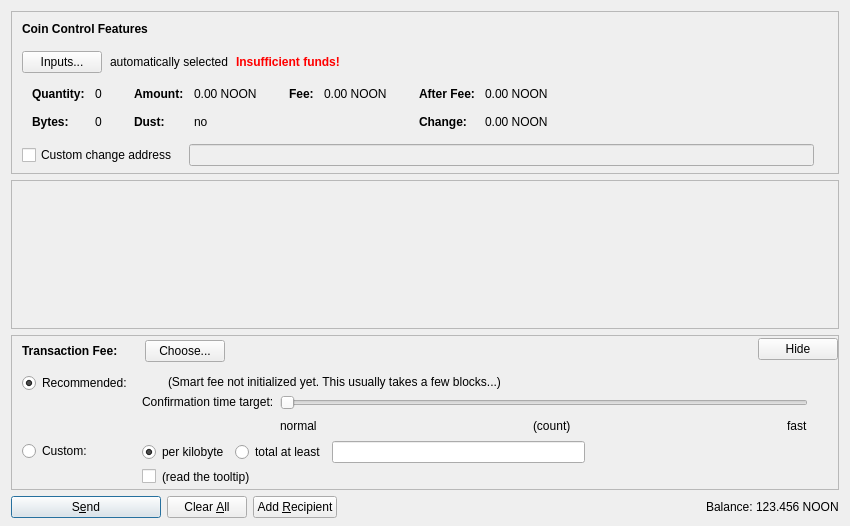
<?xml version="1.0" encoding="UTF-8"?>
<ui version="4.0">
 <class>SendCoinsDialog</class>
 <widget class="QDialog" name="SendCoinsDialog">
  <property name="geometry">
   <rect>
    <x>0</x>
    <y>0</y>
    <width>850</width>
    <height>526</height>
   </rect>
  </property>
  <property name="windowTitle">
   <string>Send Coins</string>
  </property>
  <layout class="QVBoxLayout" name="verticalLayout" stretch="0,1,0,0">
   <property name="bottomMargin">
    <number>8</number>
   </property>
   <item>
    <widget class="QFrame" name="frameCoinControl">
     <property name="sizePolicy">
      <sizepolicy hsizetype="Expanding" vsizetype="Expanding">
       <horstretch>0</horstretch>
       <verstretch>0</verstretch>
      </sizepolicy>
     </property>
     <property name="maximumSize">
      <size>
       <width>16777215</width>
       <height>16777215</height>
      </size>
     </property>
     <property name="frameShape">
      <enum>QFrame::StyledPanel</enum>
     </property>
     <property name="frameShadow">
      <enum>QFrame::Sunken</enum>
     </property>
     <layout class="QVBoxLayout" name="verticalLayoutCoinControl2">
      <property name="spacing">
       <number>0</number>
      </property>
      <property name="leftMargin">
       <number>0</number>
      </property>
      <property name="topMargin">
       <number>0</number>
      </property>
      <property name="rightMargin">
       <number>0</number>
      </property>
      <property name="bottomMargin">
       <number>6</number>
      </property>
      <item>
       <layout class="QVBoxLayout" name="verticalLayoutCoinControl" stretch="0,0,0,0,1">
        <property name="spacing">
         <number>0</number>
        </property>
        <property name="leftMargin">
         <number>10</number>
        </property>
        <property name="topMargin">
         <number>10</number>
        </property>
        <item>
         <layout class="QHBoxLayout" name="horizontalLayoutCoinControl1">
          <property name="bottomMargin">
           <number>15</number>
          </property>
          <item>
           <widget class="QLabel" name="labelCoinControlFeatures">
            <property name="sizePolicy">
             <sizepolicy hsizetype="Preferred" vsizetype="Maximum">
              <horstretch>0</horstretch>
              <verstretch>0</verstretch>
             </sizepolicy>
            </property>
            <property name="font">
             <font>
              <weight>75</weight>
              <bold>true</bold>
             </font>
            </property>
            <property name="styleSheet">
             <string notr="true">font-weight:bold;</string>
            </property>
            <property name="text">
             <string>Coin Control Features</string>
            </property>
           </widget>
          </item>
         </layout>
        </item>
        <item>
         <layout class="QHBoxLayout" name="horizontalLayoutCoinControl2" stretch="0,0,0,0">
          <property name="spacing">
           <number>8</number>
          </property>
          <property name="bottomMargin">
           <number>10</number>
          </property>
          <item>
           <widget class="QPushButton" name="pushButtonCoinControl">
            <property name="styleSheet">
             <string notr="true"/>
            </property>
            <property name="text">
             <string>Inputs...</string>
            </property>
            <property name="autoDefault">
             <bool>false</bool>
            </property>
           </widget>
          </item>
          <item>
           <widget class="QLabel" name="labelCoinControlAutomaticallySelected">
            <property name="text">
             <string>automatically selected</string>
            </property>
            <property name="margin">
             <number>5</number>
            </property>
           </widget>
          </item>
          <item>
           <widget class="QLabel" name="labelCoinControlInsuffFunds">
            <property name="font">
             <font>
              <weight>75</weight>
              <bold>true</bold>
             </font>
            </property>
            <property name="styleSheet">
             <string notr="true">color:red;font-weight:bold;</string>
            </property>
            <property name="text">
             <string>Insufficient funds!</string>
            </property>
            <property name="margin">
             <number>5</number>
            </property>
           </widget>
          </item>
          <item>
           <spacer name="horizontalSpacerCoinControl">
            <property name="orientation">
             <enum>Qt::Horizontal</enum>
            </property>
            <property name="sizeHint" stdset="0">
             <size>
              <width>40</width>
              <height>1</height>
             </size>
            </property>
           </spacer>
          </item>
         </layout>
        </item>
        <item>
         <widget class="QWidget" name="widgetCoinControl" native="true">
          <property name="sizePolicy">
           <sizepolicy hsizetype="Preferred" vsizetype="Preferred">
            <horstretch>0</horstretch>
            <verstretch>0</verstretch>
           </sizepolicy>
          </property>
          <property name="minimumSize">
           <size>
            <width>0</width>
            <height>0</height>
           </size>
          </property>
          <property name="styleSheet">
           <string notr="true"/>
          </property>
          <layout class="QHBoxLayout" name="horizontalLayoutCoinControl5">
           <property name="leftMargin">
            <number>0</number>
           </property>
           <property name="topMargin">
            <number>0</number>
           </property>
           <property name="rightMargin">
            <number>0</number>
           </property>
           <property name="bottomMargin">
            <number>0</number>
           </property>
           <item>
            <layout class="QHBoxLayout" name="horizontalLayoutCoinControl3" stretch="0,0,0,1">
             <property name="spacing">
              <number>20</number>
             </property>
             <property name="topMargin">
              <number>0</number>
             </property>
             <property name="bottomMargin">
              <number>10</number>
             </property>
             <item>
              <layout class="QFormLayout" name="formLayoutCoinControl1">
               <property name="horizontalSpacing">
                <number>10</number>
               </property>
               <property name="verticalSpacing">
                <number>14</number>
               </property>
               <property name="leftMargin">
                <number>10</number>
               </property>
               <property name="topMargin">
                <number>4</number>
               </property>
               <property name="rightMargin">
                <number>6</number>
               </property>
               <item row="0" column="0">
                <widget class="QLabel" name="labelCoinControlQuantityText">
                 <property name="font">
                  <font>
                   <weight>75</weight>
                   <bold>true</bold>
                  </font>
                 </property>
                 <property name="text">
                  <string>Quantity:</string>
                 </property>
                 <property name="margin">
                  <number>0</number>
                 </property>
                </widget>
               </item>
               <item row="0" column="1">
                <widget class="QLabel" name="labelCoinControlQuantity">
                 <property name="cursor">
                  <cursorShape>IBeamCursor</cursorShape>
                 </property>
                 <property name="contextMenuPolicy">
                  <enum>Qt::ActionsContextMenu</enum>
                 </property>
                 <property name="text">
                  <string notr="true">0</string>
                 </property>
                 <property name="margin">
                  <number>0</number>
                 </property>
                 <property name="textInteractionFlags">
                  <set>Qt::LinksAccessibleByMouse|Qt::TextSelectableByKeyboard|Qt::TextSelectableByMouse</set>
                 </property>
                </widget>
               </item>
               <item row="1" column="0">
                <widget class="QLabel" name="labelCoinControlBytesText">
                 <property name="font">
                  <font>
                   <weight>75</weight>
                   <bold>true</bold>
                  </font>
                 </property>
                 <property name="text">
                  <string>Bytes:</string>
                 </property>
                </widget>
               </item>
               <item row="1" column="1">
                <widget class="QLabel" name="labelCoinControlBytes">
                 <property name="cursor">
                  <cursorShape>IBeamCursor</cursorShape>
                 </property>
                 <property name="contextMenuPolicy">
                  <enum>Qt::ActionsContextMenu</enum>
                 </property>
                 <property name="text">
                  <string notr="true">0</string>
                 </property>
                 <property name="textInteractionFlags">
                  <set>Qt::LinksAccessibleByMouse|Qt::TextSelectableByKeyboard|Qt::TextSelectableByMouse</set>
                 </property>
                </widget>
               </item>
              </layout>
             </item>
             <item>
              <layout class="QFormLayout" name="formLayoutCoinControl2">
               <property name="horizontalSpacing">
                <number>10</number>
               </property>
               <property name="verticalSpacing">
                <number>14</number>
               </property>
               <property name="leftMargin">
                <number>6</number>
               </property>
               <property name="topMargin">
                <number>4</number>
               </property>
               <property name="rightMargin">
                <number>6</number>
               </property>
               <item row="0" column="0">
                <widget class="QLabel" name="labelCoinControlAmountText">
                 <property name="font">
                  <font>
                   <weight>75</weight>
                   <bold>true</bold>
                  </font>
                 </property>
                 <property name="text">
                  <string>Amount:</string>
                 </property>
                 <property name="margin">
                  <number>0</number>
                 </property>
                </widget>
               </item>
               <item row="0" column="1">
                <widget class="QLabel" name="labelCoinControlAmount">
                 <property name="cursor">
                  <cursorShape>IBeamCursor</cursorShape>
                 </property>
                 <property name="contextMenuPolicy">
                  <enum>Qt::ActionsContextMenu</enum>
                 </property>
                 <property name="text">
                  <string notr="true">0.00 NOON</string>
                 </property>
                 <property name="textInteractionFlags">
                  <set>Qt::LinksAccessibleByMouse|Qt::TextSelectableByKeyboard|Qt::TextSelectableByMouse</set>
                 </property>
                </widget>
               </item>
               <item row="1" column="0">
                <widget class="QLabel" name="labelCoinControlLowOutputText">
                 <property name="font">
                  <font>
                   <weight>75</weight>
                   <bold>true</bold>
                  </font>
                 </property>
                 <property name="text">
                  <string>Dust:</string>
                 </property>
                </widget>
               </item>
               <item row="1" column="1">
                <widget class="QLabel" name="labelCoinControlLowOutput">
                 <property name="cursor">
                  <cursorShape>IBeamCursor</cursorShape>
                 </property>
                 <property name="contextMenuPolicy">
                  <enum>Qt::ActionsContextMenu</enum>
                 </property>
                 <property name="text">
                  <string notr="true">no</string>
                 </property>
                 <property name="textInteractionFlags">
                  <set>Qt::LinksAccessibleByMouse|Qt::TextSelectableByKeyboard|Qt::TextSelectableByMouse</set>
                 </property>
                </widget>
               </item>
              </layout>
             </item>
             <item>
              <layout class="QFormLayout" name="formLayoutCoinControl3">
               <property name="horizontalSpacing">
                <number>10</number>
               </property>
               <property name="verticalSpacing">
                <number>14</number>
               </property>
               <property name="leftMargin">
                <number>6</number>
               </property>
               <property name="topMargin">
                <number>4</number>
               </property>
               <property name="rightMargin">
                <number>6</number>
               </property>
               <item row="0" column="0">
                <widget class="QLabel" name="labelCoinControlFeeText">
                 <property name="font">
                  <font>
                   <weight>75</weight>
                   <bold>true</bold>
                  </font>
                 </property>
                 <property name="text">
                  <string>Fee:</string>
                 </property>
                 <property name="margin">
                  <number>0</number>
                 </property>
                </widget>
               </item>
               <item row="0" column="1">
                <widget class="QLabel" name="labelCoinControlFee">
                 <property name="cursor">
                  <cursorShape>IBeamCursor</cursorShape>
                 </property>
                 <property name="contextMenuPolicy">
                  <enum>Qt::ActionsContextMenu</enum>
                 </property>
                 <property name="text">
                  <string notr="true">0.00 NOON</string>
                 </property>
                 <property name="textInteractionFlags">
                  <set>Qt::LinksAccessibleByMouse|Qt::TextSelectableByKeyboard|Qt::TextSelectableByMouse</set>
                 </property>
                </widget>
               </item>
              </layout>
             </item>
             <item>
              <layout class="QFormLayout" name="formLayoutCoinControl4">
               <property name="horizontalSpacing">
                <number>10</number>
               </property>
               <property name="verticalSpacing">
                <number>14</number>
               </property>
               <property name="leftMargin">
                <number>6</number>
               </property>
               <property name="topMargin">
                <number>4</number>
               </property>
               <property name="rightMargin">
                <number>6</number>
               </property>
               <item row="0" column="0">
                <widget class="QLabel" name="labelCoinControlAfterFeeText">
                 <property name="font">
                  <font>
                   <weight>75</weight>
                   <bold>true</bold>
                  </font>
                 </property>
                 <property name="text">
                  <string>After Fee:</string>
                 </property>
                 <property name="margin">
                  <number>0</number>
                 </property>
                </widget>
               </item>
               <item row="0" column="1">
                <widget class="QLabel" name="labelCoinControlAfterFee">
                 <property name="cursor">
                  <cursorShape>IBeamCursor</cursorShape>
                 </property>
                 <property name="contextMenuPolicy">
                  <enum>Qt::ActionsContextMenu</enum>
                 </property>
                 <property name="text">
                  <string notr="true">0.00 NOON</string>
                 </property>
                 <property name="textInteractionFlags">
                  <set>Qt::LinksAccessibleByMouse|Qt::TextSelectableByKeyboard|Qt::TextSelectableByMouse</set>
                 </property>
                </widget>
               </item>
               <item row="1" column="0">
                <widget class="QLabel" name="labelCoinControlChangeText">
                 <property name="font">
                  <font>
                   <weight>75</weight>
                   <bold>true</bold>
                  </font>
                 </property>
                 <property name="text">
                  <string>Change:</string>
                 </property>
                </widget>
               </item>
               <item row="1" column="1">
                <widget class="QLabel" name="labelCoinControlChange">
                 <property name="cursor">
                  <cursorShape>IBeamCursor</cursorShape>
                 </property>
                 <property name="contextMenuPolicy">
                  <enum>Qt::ActionsContextMenu</enum>
                 </property>
                 <property name="text">
                  <string notr="true">0.00 NOON</string>
                 </property>
                 <property name="textInteractionFlags">
                  <set>Qt::LinksAccessibleByMouse|Qt::TextSelectableByKeyboard|Qt::TextSelectableByMouse</set>
                 </property>
                </widget>
               </item>
              </layout>
             </item>
            </layout>
           </item>
          </layout>
         </widget>
        </item>
        <item>
         <layout class="QHBoxLayout" name="horizontalLayoutCoinControl4" stretch="0,0,0">
          <property name="spacing">
           <number>12</number>
          </property>
          <property name="sizeConstraint">
           <enum>QLayout::SetDefaultConstraint</enum>
          </property>
          <property name="topMargin">
           <number>5</number>
          </property>
          <property name="rightMargin">
           <number>5</number>
          </property>
          <item>
           <widget class="QCheckBox" name="checkBoxCoinControlChange">
            <property name="toolTip">
             <string>If this is activated, but the change address is empty or invalid, change will be sent to a newly generated address.</string>
            </property>
            <property name="text">
             <string>Custom change address</string>
            </property>
           </widget>
          </item>
          <item>
           <widget class="QValidatedLineEdit" name="lineEditCoinControlChange">
            <property name="enabled">
             <bool>false</bool>
            </property>
            <property name="sizePolicy">
             <sizepolicy hsizetype="Expanding" vsizetype="Fixed">
              <horstretch>0</horstretch>
              <verstretch>0</verstretch>
             </sizepolicy>
            </property>
           </widget>
          </item>
          <item>
           <widget class="QLabel" name="labelCoinControlChangeLabel">
            <property name="sizePolicy">
             <sizepolicy hsizetype="Preferred" vsizetype="Expanding">
              <horstretch>0</horstretch>
              <verstretch>0</verstretch>
             </sizepolicy>
            </property>
            <property name="minimumSize">
             <size>
              <width>0</width>
              <height>0</height>
             </size>
            </property>
            <property name="text">
             <string/>
            </property>
            <property name="margin">
             <number>3</number>
            </property>
           </widget>
          </item>
         </layout>
        </item>
        <item>
         <spacer name="verticalSpacerCoinControl">
          <property name="orientation">
           <enum>Qt::Vertical</enum>
          </property>
          <property name="sizeHint" stdset="0">
           <size>
            <width>800</width>
            <height>1</height>
           </size>
          </property>
         </spacer>
        </item>
       </layout>
      </item>
     </layout>
    </widget>
   </item>
   <item>
    <widget class="QScrollArea" name="scrollArea">
     <property name="widgetResizable">
      <bool>true</bool>
     </property>
     <widget class="QWidget" name="scrollAreaWidgetContents">
      <property name="geometry">
       <rect>
        <x>0</x>
        <y>0</y>
        <width>830</width>
        <height>104</height>
       </rect>
      </property>
      <layout class="QVBoxLayout" name="verticalLayout_2" stretch="0,1">
       <property name="leftMargin">
        <number>0</number>
       </property>
       <property name="topMargin">
        <number>0</number>
       </property>
       <property name="rightMargin">
        <number>0</number>
       </property>
       <property name="bottomMargin">
        <number>0</number>
       </property>
       <item>
        <layout class="QVBoxLayout" name="entries">
         <property name="spacing">
          <number>6</number>
         </property>
        </layout>
       </item>
       <item>
        <spacer name="verticalSpacer">
         <property name="orientation">
          <enum>Qt::Vertical</enum>
         </property>
         <property name="sizeHint" stdset="0">
          <size>
           <width>20</width>
           <height>40</height>
          </size>
         </property>
        </spacer>
       </item>
      </layout>
     </widget>
    </widget>
   </item>
   <item>
    <widget class="QFrame" name="frameFee">
     <property name="sizePolicy">
      <sizepolicy hsizetype="Expanding" vsizetype="Expanding">
       <horstretch>0</horstretch>
       <verstretch>0</verstretch>
      </sizepolicy>
     </property>
     <property name="maximumSize">
      <size>
       <width>16777215</width>
       <height>16777215</height>
      </size>
     </property>
     <property name="frameShape">
      <enum>QFrame::StyledPanel</enum>
     </property>
     <property name="frameShadow">
      <enum>QFrame::Sunken</enum>
     </property>
     <layout class="QVBoxLayout" name="verticalLayoutFee1">
      <property name="spacing">
       <number>0</number>
      </property>
      <property name="leftMargin">
       <number>0</number>
      </property>
      <property name="topMargin">
       <number>0</number>
      </property>
      <property name="rightMargin">
       <number>0</number>
      </property>
      <property name="bottomMargin">
       <number>0</number>
      </property>
      <item>
       <layout class="QVBoxLayout" name="verticalLayoutFee2" stretch="0,0,0">
        <property name="spacing">
         <number>0</number>
        </property>
        <property name="leftMargin">
         <number>10</number>
        </property>
        <property name="topMargin">
         <number>0</number>
        </property>
        <item>
         <layout class="QHBoxLayout" name="horizontalLayoutFee1">
          <property name="bottomMargin">
           <number>0</number>
          </property>
          <item>
           <layout class="QVBoxLayout" name="verticalLayoutFee7">
            <property name="spacing">
             <number>0</number>
            </property>
            <item>
             <spacer name="verticalSpacerSmartFee">
              <property name="orientation">
               <enum>Qt::Vertical</enum>
              </property>
              <property name="sizeType">
               <enum>QSizePolicy::Fixed</enum>
              </property>
              <property name="sizeHint" stdset="0">
               <size>
                <width>1</width>
                <height>4</height>
               </size>
              </property>
             </spacer>
            </item>
            <item>
             <layout class="QHBoxLayout" name="horizontalLayoutSmartFee">
              <property name="spacing">
               <number>10</number>
              </property>
              <item>
               <widget class="QLabel" name="labelFeeHeadline">
                <property name="sizePolicy">
                 <sizepolicy hsizetype="Preferred" vsizetype="Maximum">
                  <horstretch>0</horstretch>
                  <verstretch>0</verstretch>
                 </sizepolicy>
                </property>
                <property name="font">
                 <font>
                  <weight>75</weight>
                  <bold>true</bold>
                 </font>
                </property>
                <property name="styleSheet">
                 <string notr="true">font-weight:bold;</string>
                </property>
                <property name="text">
                 <string>Transaction Fee:</string>
                </property>
               </widget>
              </item>
              <item>
               <widget class="QLabel" name="labelFeeMinimized">
                <property name="text">
                 <string/>
                </property>
               </widget>
              </item>
              <item>
               <widget class="QPushButton" name="buttonChooseFee">
                <property name="text">
                 <string>Choose...</string>
                </property>
               </widget>
              </item>
             </layout>
            </item>
            <item>
             <spacer name="verticalSpacer_5">
              <property name="orientation">
               <enum>Qt::Vertical</enum>
              </property>
              <property name="sizeHint" stdset="0">
               <size>
                <width>1</width>
                <height>1</height>
               </size>
              </property>
             </spacer>
            </item>
           </layout>
          </item>
          <item>
           <spacer name="horizontalSpacer_4">
            <property name="orientation">
             <enum>Qt::Horizontal</enum>
            </property>
            <property name="sizeHint" stdset="0">
             <size>
              <width>40</width>
              <height>20</height>
             </size>
            </property>
           </spacer>
          </item>
          <item>
           <widget class="QPushButton" name="buttonMinimizeFee">
            <property name="toolTip">
             <string>collapse fee-settings</string>
            </property>
            <property name="text">
             <string>Hide</string>
            </property>
           </widget>
          </item>
         </layout>
        </item>
        <item>
         <widget class="QFrame" name="frameFeeSelection">
          <layout class="QVBoxLayout" name="verticalLayoutFee12">
           <property name="spacing">
            <number>0</number>
           </property>
           <property name="leftMargin">
            <number>0</number>
           </property>
           <property name="topMargin">
            <number>0</number>
           </property>
           <property name="rightMargin">
            <number>0</number>
           </property>
           <property name="bottomMargin">
            <number>0</number>
           </property>
           <item>
            <layout class="QGridLayout" name="gridLayoutFee">
             <property name="topMargin">
              <number>10</number>
             </property>
             <property name="bottomMargin">
              <number>4</number>
             </property>
             <property name="horizontalSpacing">
              <number>10</number>
             </property>
             <property name="verticalSpacing">
              <number>4</number>
             </property>
             <item row="1" column="1">
              <layout class="QVBoxLayout" name="verticalLayoutFee8">
               <property name="spacing">
                <number>6</number>
               </property>
               <item>
                <layout class="QHBoxLayout" name="horizontalLayoutFee13">
                 <item>
                  <widget class="QRadioButton" name="radioCustomPerKilobyte">
                   <property name="toolTip">
                    <string>If the custom fee is set to 1000 satoshis and the transaction is only 250 bytes, then &quot;per kilobyte&quot; only pays 250 satoshis in fee, while &quot;total at least&quot; pays 1000 satoshis. For transactions bigger than a kilobyte both pay by kilobyte.</string>
                   </property>
                   <property name="text">
                    <string>per kilobyte</string>
                   </property>
                   <property name="checked">
                    <bool>true</bool>
                   </property>
                   <attribute name="buttonGroup">
                    <string notr="true">groupCustomFee</string>
                   </attribute>
                  </widget>
                 </item>
                 <item>
                  <widget class="QRadioButton" name="radioCustomAtLeast">
                   <property name="toolTip">
                    <string>If the custom fee is set to 1000 satoshis and the transaction is only 250 bytes, then &quot;per kilobyte&quot; only pays 250 satoshis in fee, while &quot;total at least&quot; pays 1000 satoshis. For transactions bigger than a kilobyte both pay by kilobyte.</string>
                   </property>
                   <property name="text">
                    <string>total at least</string>
                   </property>
                   <attribute name="buttonGroup">
                    <string notr="true">groupCustomFee</string>
                   </attribute>
                  </widget>
                 </item>
                 <item>
                  <widget class="BitcoinAmountField" name="customFee"/>
                 </item>
                 <item>
                  <spacer name="horizontalSpacer_6">
                   <property name="orientation">
                    <enum>Qt::Horizontal</enum>
                   </property>
                   <property name="sizeHint" stdset="0">
                    <size>
                     <width>1</width>
                     <height>1</height>
                    </size>
                   </property>
                  </spacer>
                 </item>
                </layout>
               </item>
               <item>
                <layout class="QHBoxLayout" name="horizontalLayoutFee8">
                 <item>
                  <widget class="QCheckBox" name="checkBoxMinimumFee">
                   <property name="toolTip">
                    <string>Paying only the minimum fee is just fine as long as there is less transaction volume than space in the blocks. But be aware that this can end up in a never confirming transaction once there is more demand for nooncoin transactions than the network can process.</string>
                   </property>
                   <property name="text">
                    <string/>
                   </property>
                  </widget>
                 </item>
                 <item>
                  <widget class="QLabel" name="labelMinFeeWarning">
                   <property name="enabled">
                    <bool>true</bool>
                   </property>
                   <property name="toolTip">
                    <string>Paying only the minimum fee is just fine as long as there is less transaction volume than space in the blocks. But be aware that this can end up in a never confirming transaction once there is more demand for nooncoin transactions than the network can process.</string>
                   </property>
                   <property name="text">
                    <string>(read the tooltip)</string>
                   </property>
                   <property name="margin">
                    <number>5</number>
                   </property>
                  </widget>
                 </item>
                 <item>
                  <spacer name="horizontalSpacer_2">
                   <property name="orientation">
                    <enum>Qt::Horizontal</enum>
                   </property>
                   <property name="sizeHint" stdset="0">
                    <size>
                     <width>1</width>
                     <height>1</height>
                    </size>
                   </property>
                  </spacer>
                 </item>
                </layout>
               </item>
              </layout>
             </item>
             <item row="0" column="0">
              <layout class="QVBoxLayout" name="verticalLayoutFee4" stretch="0,1">
               <item>
                <widget class="QRadioButton" name="radioSmartFee">
                 <property name="text">
                  <string>Recommended:</string>
                 </property>
                 <property name="checked">
                  <bool>true</bool>
                 </property>
                 <attribute name="buttonGroup">
                  <string notr="true">groupFee</string>
                 </attribute>
                </widget>
               </item>
               <item>
                <spacer name="verticalSpacer_2">
                 <property name="orientation">
                  <enum>Qt::Vertical</enum>
                 </property>
                 <property name="sizeHint" stdset="0">
                  <size>
                   <width>1</width>
                   <height>1</height>
                  </size>
                 </property>
                </spacer>
               </item>
              </layout>
             </item>
             <item row="1" column="0">
              <layout class="QVBoxLayout" name="verticalLayoutFee9" stretch="0,1">
               <item>
                <widget class="QRadioButton" name="radioCustomFee">
                 <property name="text">
                  <string>Custom:</string>
                 </property>
                 <attribute name="buttonGroup">
                  <string notr="true">groupFee</string>
                 </attribute>
                </widget>
               </item>
               <item>
                <spacer name="verticalSpacer_6">
                 <property name="orientation">
                  <enum>Qt::Vertical</enum>
                 </property>
                 <property name="sizeHint" stdset="0">
                  <size>
                   <width>1</width>
                   <height>1</height>
                  </size>
                 </property>
                </spacer>
               </item>
              </layout>
             </item>
             <item row="0" column="1">
              <layout class="QVBoxLayout" name="verticalLayoutFee3" stretch="0,0,1">
               <property name="spacing">
                <number>6</number>
               </property>
               <property name="topMargin">
                <number>2</number>
               </property>
               <item>
                <layout class="QHBoxLayout" name="horizontalLayoutFee12">
                 <item>
                  <widget class="QLabel" name="labelSmartFee">
                   <property name="text">
                    <string/>
                   </property>
                   <property name="margin">
                    <number>2</number>
                   </property>
                  </widget>
                 </item>
                 <item>
                  <widget class="QLabel" name="labelFeeEstimation">
                   <property name="text">
                    <string/>
                   </property>
                  </widget>
                 </item>
                 <item>
                  <widget class="QLabel" name="labelSmartFee2">
                   <property name="text">
                    <string>(Smart fee not initialized yet. This usually takes a few blocks...)</string>
                   </property>
                   <property name="margin">
                    <number>2</number>
                   </property>
                  </widget>
                 </item>
                 <item>
                  <spacer name="horizontalSpacer_5">
                   <property name="orientation">
                    <enum>Qt::Horizontal</enum>
                   </property>
                   <property name="sizeHint" stdset="0">
                    <size>
                     <width>1</width>
                     <height>1</height>
                    </size>
                   </property>
                  </spacer>
                 </item>
                </layout>
               </item>
               <item>
                <layout class="QHBoxLayout" name="horizontalLayoutFee9">
                 <item>
                  <layout class="QVBoxLayout" name="verticalLayoutFee6">
                   <item>
                    <widget class="QLabel" name="labelSmartFee3">
                     <property name="text">
                      <string>Confirmation time target:</string>
                     </property>
                     <property name="margin">
                      <number>2</number>
                     </property>
                    </widget>
                   </item>
                   <item>
                    <spacer name="verticalSpacer_3">
                     <property name="orientation">
                      <enum>Qt::Vertical</enum>
                     </property>
                     <property name="sizeHint" stdset="0">
                      <size>
                       <width>1</width>
                       <height>1</height>
                      </size>
                     </property>
                    </spacer>
                   </item>
                  </layout>
                 </item>
                 <item>
                  <layout class="QVBoxLayout" name="verticalLayoutFee5">
                   <property name="rightMargin">
                    <number>30</number>
                   </property>
                   <item>
                    <widget class="QSlider" name="sliderSmartFee">
                     <property name="minimum">
                      <number>0</number>
                     </property>
                     <property name="maximum">
                      <number>23</number>
                     </property>
                     <property name="pageStep">
                      <number>1</number>
                     </property>
                     <property name="value">
                      <number>0</number>
                     </property>
                     <property name="orientation">
                      <enum>Qt::Horizontal</enum>
                     </property>
                     <property name="invertedAppearance">
                      <bool>false</bool>
                     </property>
                     <property name="invertedControls">
                      <bool>false</bool>
                     </property>
                     <property name="tickPosition">
                      <enum>QSlider::NoTicks</enum>
                     </property>
                    </widget>
                   </item>
                   <item>
                    <layout class="QHBoxLayout" name="horizontalLayoutFee10">
                     <item>
                      <widget class="QLabel" name="labelSmartFeeNormal">
                       <property name="text">
                        <string>normal</string>
                       </property>
                      </widget>
                     </item>
                     <item>
                      <spacer name="horizontalSpacer_7">
                       <property name="orientation">
                        <enum>Qt::Horizontal</enum>
                       </property>
                       <property name="sizeHint" stdset="0">
                        <size>
                         <width>40</width>
                         <height>20</height>
                        </size>
                       </property>
                      </spacer>
                     </item>
                     <item>
                      <widget class="QLabel" name="confirmationTargetLabel">
                       <property name="text">
                        <string notr="true">(count)</string>
                       </property>
                      </widget>
                     </item>
                     <item>
                      <spacer name="horizontalSpacer_3">
                       <property name="orientation">
                        <enum>Qt::Horizontal</enum>
                       </property>
                       <property name="sizeHint" stdset="0">
                        <size>
                         <width>40</width>
                         <height>20</height>
                        </size>
                       </property>
                      </spacer>
                     </item>
                     <item>
                      <widget class="QLabel" name="labelSmartFeeFast">
                       <property name="text">
                        <string>fast</string>
                       </property>
                      </widget>
                     </item>
                    </layout>
                   </item>
                  </layout>
                 </item>
                </layout>
               </item>
               <item>
                <spacer name="verticalSpacer_4">
                 <property name="orientation">
                  <enum>Qt::Vertical</enum>
                 </property>
                 <property name="sizeHint" stdset="0">
                  <size>
                   <width>1</width>
                   <height>1</height>
                  </size>
                 </property>
                </spacer>
               </item>
              </layout>
             </item>
            </layout>
           </item>
          </layout>
         </widget>
        </item>
        <item>
         <spacer name="verticalSpacerFee">
          <property name="orientation">
           <enum>Qt::Vertical</enum>
          </property>
          <property name="sizeHint" stdset="0">
           <size>
            <width>800</width>
            <height>1</height>
           </size>
          </property>
         </spacer>
        </item>
       </layout>
      </item>
     </layout>
    </widget>
   </item>
   <item>
    <layout class="QHBoxLayout" name="horizontalLayout">
     <item>
      <widget class="QPushButton" name="sendButton">
       <property name="minimumSize">
        <size>
         <width>150</width>
         <height>0</height>
        </size>
       </property>
       <property name="toolTip">
        <string>Confirm the send action</string>
       </property>
       <property name="text">
        <string>S&amp;end</string>
       </property>
       <property name="icon">
        <iconset resource="../bitcoin.qrc">
         <normaloff>:/icons/send</normaloff>:/icons/send</iconset>
       </property>
       <property name="autoDefault">
        <bool>false</bool>
       </property>
       <property name="default">
        <bool>true</bool>
       </property>
      </widget>
     </item>
     <item>
      <widget class="QPushButton" name="clearButton">
       <property name="sizePolicy">
        <sizepolicy hsizetype="Minimum" vsizetype="Fixed">
         <horstretch>0</horstretch>
         <verstretch>0</verstretch>
        </sizepolicy>
       </property>
       <property name="toolTip">
        <string>Clear all fields of the form.</string>
       </property>
       <property name="text">
        <string>Clear &amp;All</string>
       </property>
       <property name="icon">
        <iconset resource="../bitcoin.qrc">
         <normaloff>:/icons/remove</normaloff>:/icons/remove</iconset>
       </property>
       <property name="autoDefault">
        <bool>false</bool>
       </property>
      </widget>
     </item>
     <item>
      <widget class="QPushButton" name="addButton">
       <property name="toolTip">
        <string>Send to multiple recipients at once</string>
       </property>
       <property name="text">
        <string>Add &amp;Recipient</string>
       </property>
       <property name="icon">
        <iconset resource="../bitcoin.qrc">
         <normaloff>:/icons/add</normaloff>:/icons/add</iconset>
       </property>
       <property name="autoDefault">
        <bool>false</bool>
       </property>
      </widget>
     </item>
     <item>
      <spacer name="horizontalSpacer">
       <property name="orientation">
        <enum>Qt::Horizontal</enum>
       </property>
       <property name="sizeHint" stdset="0">
        <size>
         <width>40</width>
         <height>20</height>
        </size>
       </property>
      </spacer>
     </item>
     <item>
      <layout class="QHBoxLayout" name="horizontalLayout_2">
       <property name="spacing">
        <number>3</number>
       </property>
       <item>
        <widget class="QLabel" name="label">
         <property name="sizePolicy">
          <sizepolicy hsizetype="Preferred" vsizetype="Fixed">
           <horstretch>0</horstretch>
           <verstretch>0</verstretch>
          </sizepolicy>
         </property>
         <property name="text">
          <string>Balance:</string>
         </property>
        </widget>
       </item>
       <item>
        <widget class="QLabel" name="labelBalance">
         <property name="sizePolicy">
          <sizepolicy hsizetype="Preferred" vsizetype="Fixed">
           <horstretch>0</horstretch>
           <verstretch>0</verstretch>
          </sizepolicy>
         </property>
         <property name="cursor">
          <cursorShape>IBeamCursor</cursorShape>
         </property>
         <property name="text">
          <string notr="true">123.456 NOON</string>
         </property>
         <property name="textInteractionFlags">
          <set>Qt::LinksAccessibleByMouse|Qt::TextSelectableByKeyboard|Qt::TextSelectableByMouse</set>
         </property>
        </widget>
       </item>
      </layout>
     </item>
    </layout>
   </item>
  </layout>
 </widget>
 <customwidgets>
  <customwidget>
   <class>QValidatedLineEdit</class>
   <extends>QLineEdit</extends>
   <header>qvalidatedlineedit.h</header>
  </customwidget>
  <customwidget>
   <class>BitcoinAmountField</class>
   <extends>QLineEdit</extends>
   <header>bitcoinamountfield.h</header>
   <container>1</container>
  </customwidget>
 </customwidgets>
 <resources>
  <include location="../bitcoin.qrc"/>
 </resources>
 <connections/>
 <buttongroups>
  <buttongroup name="groupFee"/>
  <buttongroup name="groupCustomFee"/>
 </buttongroups>
</ui>
